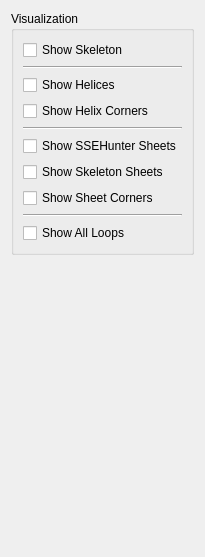
      <widget class="QWidget" name="tab_2">
       <attribute name="title">
        <string>Visualization</string>
       </attribute>
       <layout class="QGridLayout" name="gridLayout_16">
        <item row="0" column="0">
         <widget class="QGroupBox" name="groupBox_4">
          <property name="sizePolicy">
           <sizepolicy hsizetype="Preferred" vsizetype="Preferred">
            <horstretch>0</horstretch>
            <verstretch>0</verstretch>
           </sizepolicy>
          </property>
          <property name="minimumSize">
           <size>
            <width>151</width>
            <height>131</height>
           </size>
          </property>
          <property name="title">
           <string>Visualization</string>
          </property>
          <layout class="QGridLayout" name="gridLayout_5">
           <item row="0" column="0">
            <widget class="QCheckBox" name="checkBoxShowSkeleton">
             <property name="sizePolicy">
              <sizepolicy hsizetype="Preferred" vsizetype="Fixed">
               <horstretch>0</horstretch>
               <verstretch>0</verstretch>
              </sizepolicy>
             </property>
             <property name="text">
              <string>Show Skeleton</string>
             </property>
             <property name="tristate">
              <bool>false</bool>
             </property>
            </widget>
           </item>
           <item row="1" column="0">
            <widget class="Line" name="line">
             <property name="orientation">
              <enum>Qt::Horizontal</enum>
             </property>
            </widget>
           </item>
           <item row="2" column="0">
            <widget class="QCheckBox" name="checkBoxShowHelices">
             <property name="sizePolicy">
              <sizepolicy hsizetype="Preferred" vsizetype="Fixed">
               <horstretch>0</horstretch>
               <verstretch>0</verstretch>
              </sizepolicy>
             </property>
             <property name="text">
              <string>Show Helices</string>
             </property>
             <property name="tristate">
              <bool>false</bool>
             </property>
            </widget>
           </item>
           <item row="3" column="0">
            <widget class="QCheckBox" name="checkBoxShowHelixCorners">
             <property name="sizePolicy">
              <sizepolicy hsizetype="Preferred" vsizetype="Fixed">
               <horstretch>0</horstretch>
               <verstretch>0</verstretch>
              </sizepolicy>
             </property>
             <property name="text">
              <string>Show Helix Corners</string>
             </property>
             <property name="tristate">
              <bool>false</bool>
             </property>
            </widget>
           </item>
           <item row="4" column="0">
            <widget class="Line" name="line_2">
             <property name="orientation">
              <enum>Qt::Horizontal</enum>
             </property>
            </widget>
           </item>
           <item row="5" column="0">
            <widget class="QCheckBox" name="checkBoxShowSheets">
             <property name="sizePolicy">
              <sizepolicy hsizetype="Preferred" vsizetype="Fixed">
               <horstretch>0</horstretch>
               <verstretch>0</verstretch>
              </sizepolicy>
             </property>
             <property name="text">
              <string>Show SSEHunter Sheets</string>
             </property>
             <property name="tristate">
              <bool>false</bool>
             </property>
            </widget>
           </item>
           <item row="6" column="0">
            <widget class="QCheckBox" name="checkBoxShowSheetColors">
             <property name="sizePolicy">
              <sizepolicy hsizetype="Preferred" vsizetype="Fixed">
               <horstretch>0</horstretch>
               <verstretch>0</verstretch>
              </sizepolicy>
             </property>
             <property name="text">
              <string>Show Skeleton Sheets</string>
             </property>
             <property name="tristate">
              <bool>false</bool>
             </property>
            </widget>
           </item>
           <item row="7" column="0">
            <widget class="QCheckBox" name="checkBoxShowSheetCorners">
             <property name="sizePolicy">
              <sizepolicy hsizetype="Preferred" vsizetype="Fixed">
               <horstretch>0</horstretch>
               <verstretch>0</verstretch>
              </sizepolicy>
             </property>
             <property name="text">
              <string>Show Sheet Corners</string>
             </property>
             <property name="tristate">
              <bool>false</bool>
             </property>
            </widget>
           </item>
           <item row="8" column="0">
            <widget class="Line" name="line_3">
             <property name="orientation">
              <enum>Qt::Horizontal</enum>
             </property>
            </widget>
           </item>
           <item row="9" column="0">
            <widget class="QCheckBox" name="checkBoxShowAllPaths">
             <property name="sizePolicy">
              <sizepolicy hsizetype="Preferred" vsizetype="Fixed">
               <horstretch>0</horstretch>
               <verstretch>0</verstretch>
              </sizepolicy>
             </property>
             <property name="minimumSize">
              <size>
               <width>119</width>
               <height>0</height>
              </size>
             </property>
             <property name="text">
              <string>Show All Loops</string>
             </property>
             <property name="tristate">
              <bool>false</bool>
             </property>
            </widget>
           </item>
          </layout>
         </widget>
        </item>
        <item row="1" column="0">
         <spacer name="verticalSpacer_4">
          <property name="orientation">
           <enum>Qt::Vertical</enum>
          </property>
          <property name="sizeHint" stdset="0">
           <size>
            <width>20</width>
            <height>291</height>
           </size>
          </property>
         </spacer>
        </item>
       </layout>
      </widget>
